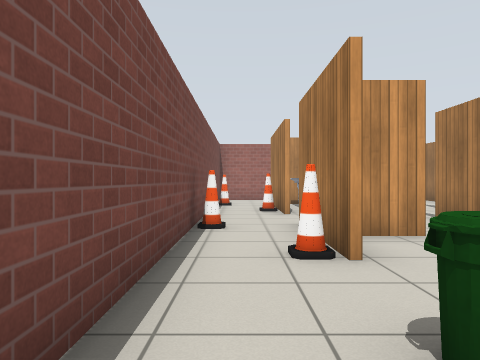
View 1 (above)

17 first-person views from a walk through a Gazebo world. The camera is 0.9 m above the floor, looks level and sees 70° across. The floor is counted in squares, 1 m on a side. Each view is taken from the middle of a square. On the plan, view 1 faces up. The plan holds only what a view shows up to about 12 squares ahead; the rest is blank. Simple patterns stand in for the simulator's built-in surfaces.

View 2
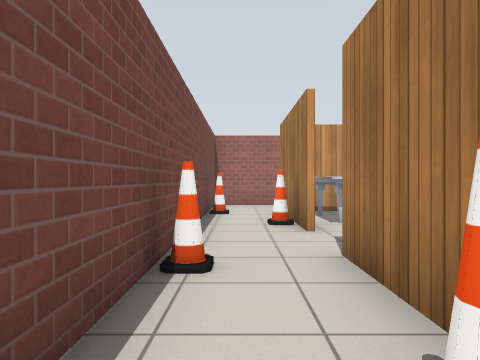

View 3
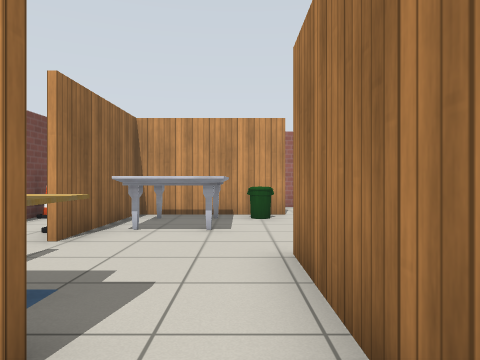

View 4
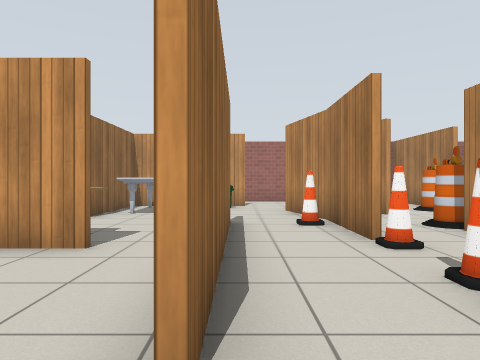

View 5
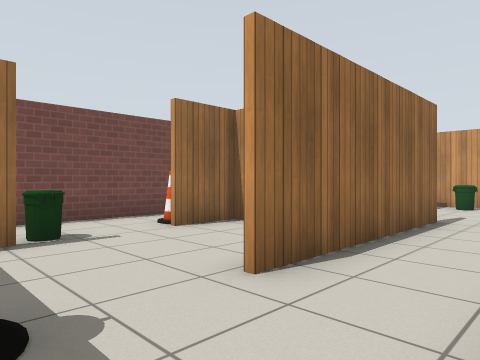

View 6
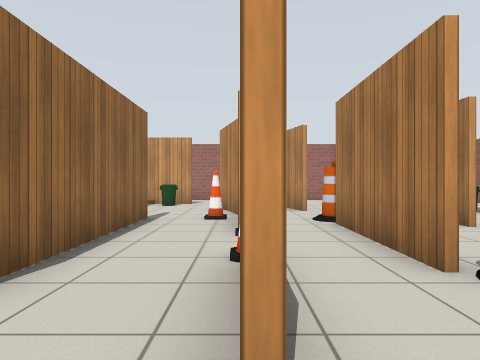

View 7
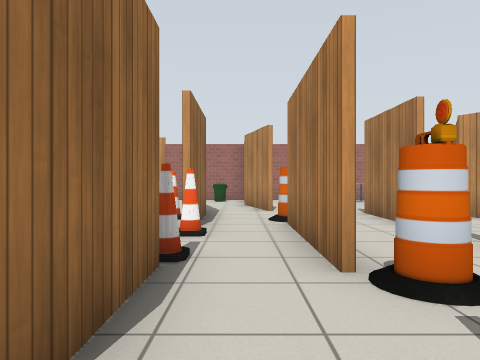

View 8
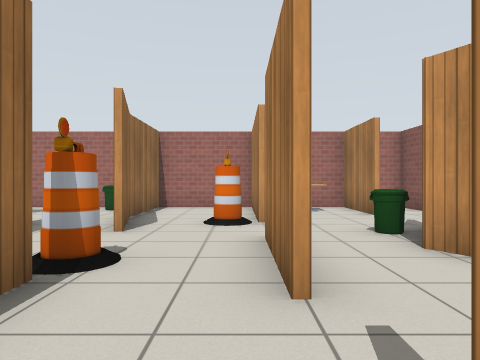

View 9
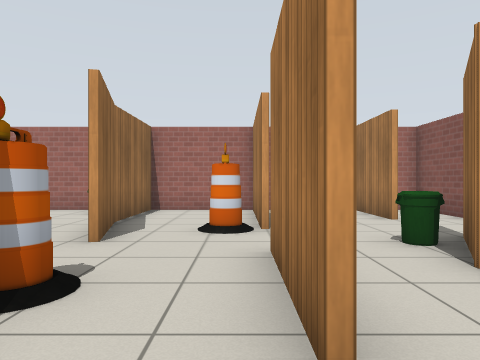

View 10
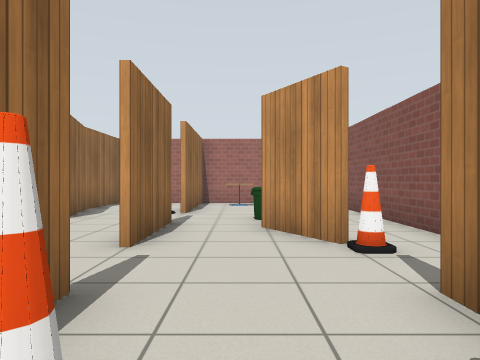

View 11
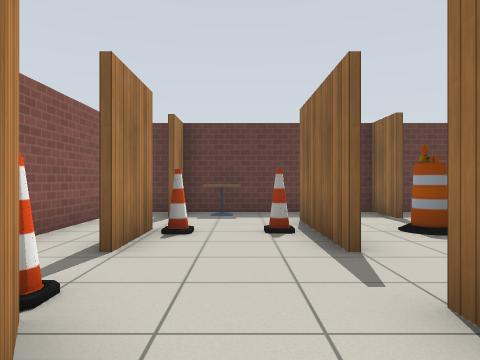

View 12
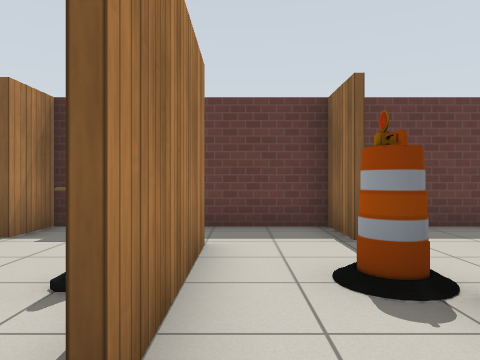

View 13
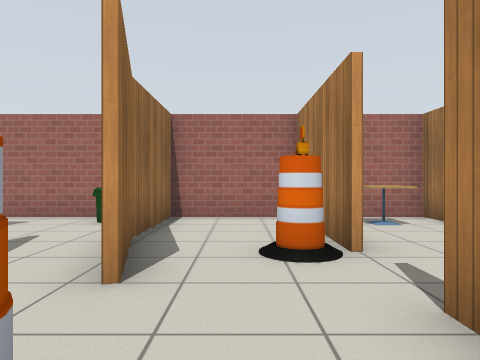

View 14
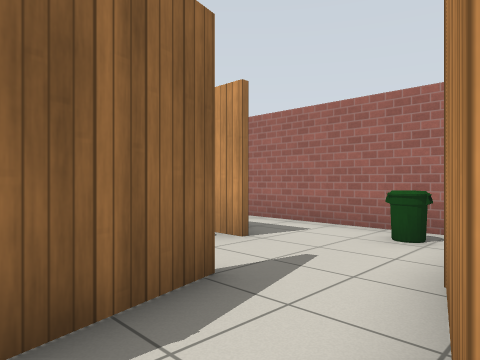

View 15
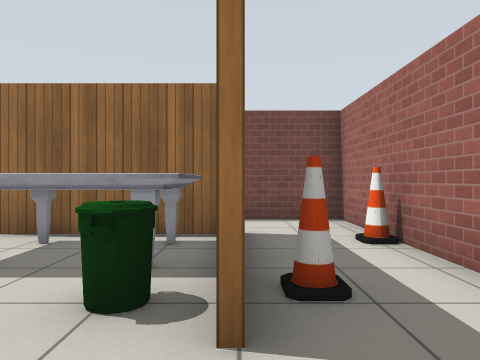

View 16
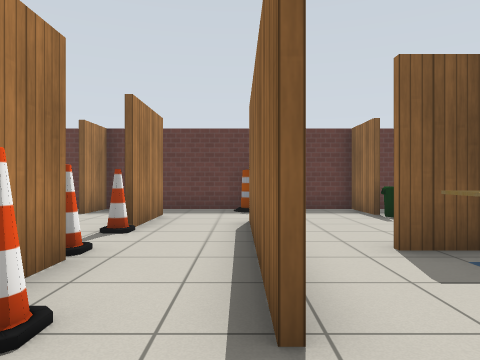

View 17
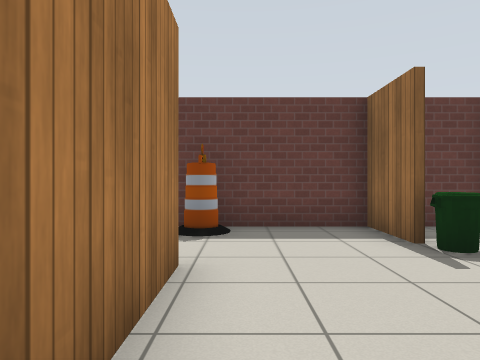

### Floor plan
Ten units are one square. View 1 is at (0, 0); x grows to the right and y downward. Boxes are objects, and circles mark ways between rooms. Rooms are numbered by the first view taken in them; rooms with no view inside come last. Other rooms are left out.
<svg viewBox="-20 -160 188 171">
<path fill="none" stroke="#000" d="M13 -55 13 -44M46 -24 46 -81M-9 -46 -9 -13M12 -104 12 -130M70 -88 63 -112M15 -12 15 6 65 6M70 -11 70 -26M52 -129 13 -129 13 -104M-8 6 7 6M-9 -126 -9 -76M144 -68 134 -86M114 -65 114 -75M116 -48 116 -12M114 -36 114 -48M137 -89 139 -93M146 -28 146 -48M163 -76 163 -153 156 -153M116 -94 116 -65M91 -71 91 -66M114 -12 114 -26M163 -9 163 -39M72 -34 72 -11M91 -9 91 6 146 6 146 1M150 6 155 6M146 -128 146 -153 119 -153M65 6 90 6 90 -9M114 -116 114 -151M83 -124 90 -99M119 -153 83 -153 83 -122M114 -75 114 -94M75 -153 -9 -153 -9 -126M70 -64 70 -88M70 -26 70 -36M90 -32 90 -71M48 -82 48 -24M72 -88 72 -64M88 -99 83 -120M65 -112 70 -93M-9 -76 -9 -46M12 -44 12 -71"/>
<rect x="-15" y="-125" width="10" height="10" fill="#bbb"><title>cone</title></rect>
<rect x="5" y="-25" width="10" height="10" fill="#bbb"><title>bin</title></rect>
<rect x="5" y="-45" width="10" height="10" fill="#bbb"><title>cone</title></rect>
<rect x="5" y="-105" width="10" height="10" fill="#bbb"><title>cone</title></rect>
<rect x="15" y="-75" width="20" height="20" fill="#bbb"><title>cafe table</title></rect>
<rect x="15" y="-125" width="20" height="30" fill="#bbb"><title>marble table</title></rect>
<rect x="35" y="-125" width="20" height="10" fill="#bbb"><title>bin</title></rect>
<rect x="45" y="-5" width="10" height="10" fill="#bbb"><title>barrel</title></rect>
<rect x="95" y="-35" width="10" height="10" fill="#bbb"><title>barrel</title></rect>
<rect x="115" y="-35" width="10" height="10" fill="#bbb"><title>cone</title></rect>
<rect x="125" y="-5" width="20" height="10" fill="#bbb"><title>cafe table</title></rect>
<rect x="125" y="-105" width="20" height="10" fill="#bbb"><title>bin</title></rect>
<rect x="125" y="-145" width="10" height="10" fill="#bbb"><title>cafe table</title></rect>
<rect x="135" y="-35" width="10" height="10" fill="#bbb"><title>cone</title></rect>
<rect x="145" y="-65" width="10" height="10" fill="#bbb"><title>cone</title></rect>
<rect x="85" y="-85" width="10" height="10" fill="#bbb"><title>barrel</title></rect>
<rect x="105" y="-115" width="10" height="10" fill="#bbb"><title>barrel</title></rect>
<rect x="15" y="-155" width="10" height="10" fill="#bbb"><title>cone</title></rect>
<rect x="35" y="-145" width="10" height="10" fill="#bbb"><title>cone</title></rect>
<rect x="65" y="-145" width="10" height="10" fill="#bbb"><title>bin</title></rect>
<rect x="55" y="-85" width="10" height="10" fill="#bbb"><title>cone</title></rect>
<rect x="65" y="-45" width="10" height="10" fill="#bbb"><title>cone</title></rect>
<rect x="65" y="-65" width="10" height="10" fill="#bbb"><title>cone</title></rect>
<rect x="-15" y="-75" width="10" height="10" fill="#bbb"><title>cone</title></rect>
<circle cx="70" cy="-5" r="3" fill="#2a7"/>
<circle cx="0" cy="-130" r="3" fill="#2a7"/>
<circle cx="65" cy="-130" r="3" fill="#2a7"/>
<circle cx="60" cy="-30" r="3" fill="#2a7"/>
<circle cx="60" cy="-75" r="3" fill="#2a7"/>
<circle cx="0" cy="-40" r="3" fill="#2a7"/>
<circle cx="0" cy="-80" r="3" fill="#2a7"/>
<circle cx="105" cy="-70" r="3" fill="#2a7"/>
<circle cx="120" cy="-100" r="3" fill="#2a7"/>
<circle cx="80" cy="-30" r="3" fill="#2a7"/>
<circle cx="90" cy="-85" r="3" fill="#2a7"/>
<circle cx="80" cy="-70" r="3" fill="#2a7"/>
<text x="30" y="-60">1</text>
<text x="130" y="-60">2</text>
<text x="100" y="-120">3</text>
<text x="40" y="-140">4</text>
<text x="70" y="-50">5</text>
<text x="80" y="-90">6</text>
<text x="0" y="-60">7</text>
</svg>
Room 1 opens to room 2. Room 1 opens to room 4. Room 1 opens to room 5. Room 1 opens to room 7. Room 2 opens to room 3. Room 2 opens to room 5. Room 3 opens to room 6. Room 5 opens to room 6.

Where each view was taken, in squares from view 1:
view 1: 0 up, 0 right, facing up
view 2: 3 up, 0 right, facing up
view 3: 4 up, 4 right, facing up
view 4: 1 up, 5 right, facing up
view 5: 0 up, 7 right, facing up-left
view 6: 0 up, 7 right, facing up
view 7: 0 up, 8 right, facing up
view 8: 4 up, 11 right, facing up
view 9: 5 up, 11 right, facing up
view 10: 2 up, 13 right, facing up
view 11: 9 up, 13 right, facing down
view 12: 6 up, 11 right, facing down
view 13: 7 up, 10 right, facing up
view 14: 9 up, 9 right, facing up-left
view 15: 13 up, 7 right, facing left
view 16: 10 up, 5 right, facing down
view 17: 6 up, 4 right, facing down
